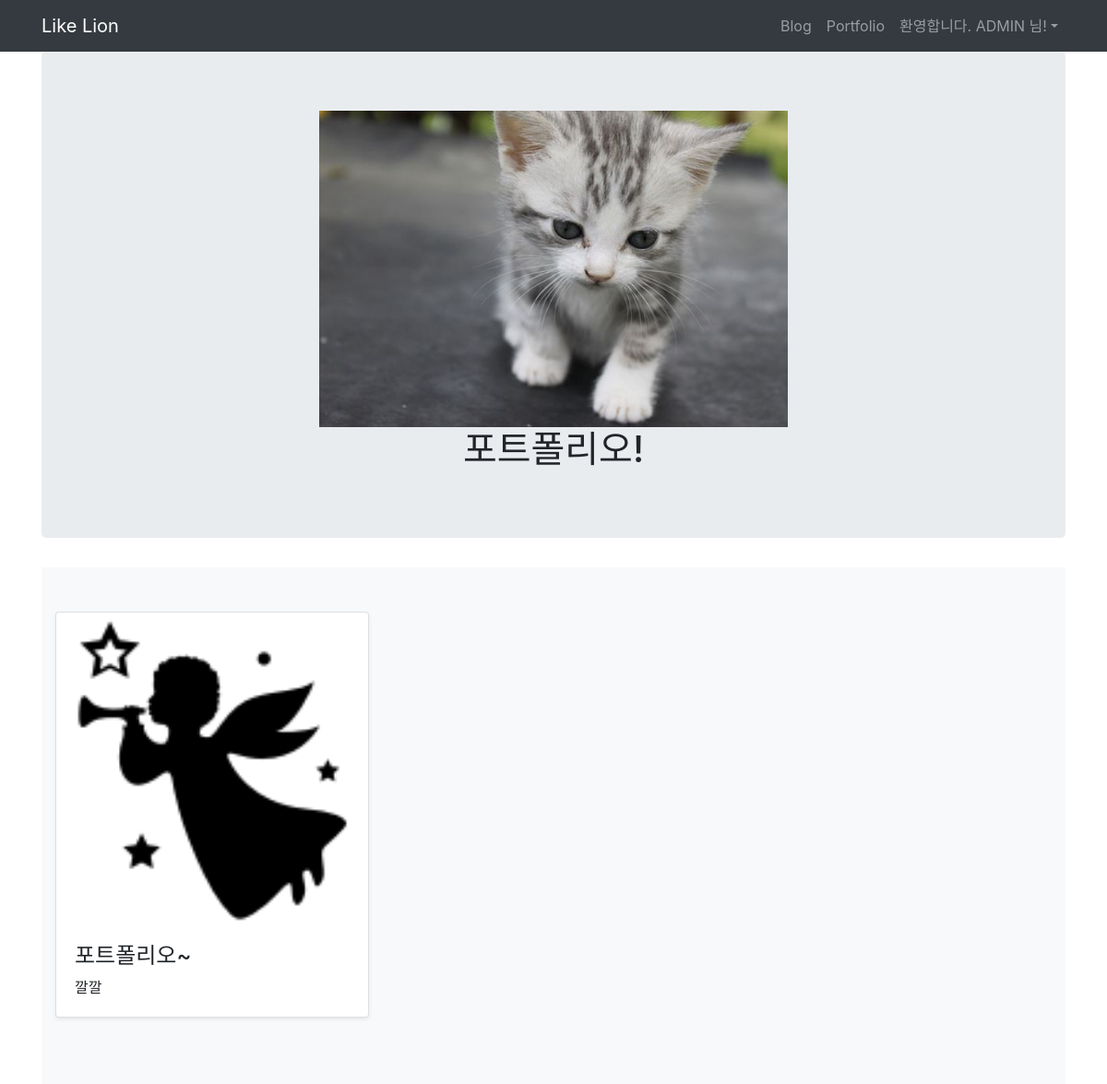
The page /portfolio/ (signed in) on the database its author committed.
### portfolio/models.py (models this page shows, shortened)
class Portfolio(models.Model):
    title = models.CharField(max_length=255)
    image = models.ImageField(upload_to='images/')
    description = models.CharField(max_length=500)

### portfolio/views.py (the view)
# urls.py: path('', views.portfolio, name='portfolio'),
def portfolio(request):
    portfolios = Portfolio.objects
    return render(request, 'portfolio/portfolio.html', {'portfolios': portfolios})

### portfolio/templates/portfolio/portfolio.html
{% extends 'base.html' %}
{% block content %}
{% load staticfiles %}
<main role="main">
    <section class="jumbotron text-center">
        <div class="container">
            <img src="{% static 'cat.jpg' %}" style="width: 50%; height: 50%;" alt="">
            <h1 class="jumbotron-heading">포트폴리오!</h1>
        </div>
    </section>
    <div class="album py-5 bg-light">
        <div class="container">
            <div class="row">
            {% for portfolio in portfolios.all %}
              <div class="col-md-4">
                <div class="card mb-4 shadow-sm">
                  <img class="card-img-top" src="{{ portfolio.image.url }}" alt=" Card image cap">
                  <div class="card-body">
                    <h4>{{ portfolio.title }}</h4>
                    <p class="card-text">{{ portfolio.description }}</p>
                  </div>
                </div>
              </div>
          {% endfor %}
          </div>
        </div>
      </div>
</main>
{% endblock %}

### secondproject/templates/base.html (shortened to what this page needs)
{% load staticfiles %}
<!DOCTYPE html>
<html lang="en">
<head>
    <link rel="stylesheet" href="https://stackpath.bootstrapcdn.com/bootstrap/4.1.3/css/bootstrap.min.css"
>
</head>
<body>
    <nav class="navbar navbar-expand-lg navbar-dark bg-dark">
        <div class="container">
            <a class="navbar-brand" href="{% url 'blog' %}">Like Lion</a>
            <div class="collapse navbar-collapse" id="navbarNavAltMarkup">
                <ul class="navbar-nav ml-auto">
                    <li class="nav-item">
                        <a class="nav-item nav-link" href="{% url 'blog' %}">Blog</span></a>
                    </li>
                    <li class="nav-item">
                        <a class="nav-item nav-link" href="{% url 'portfolio' %}">Portfolio</a>
                    </li>
                    {% if user.is_authenticated %}
                    <li class="nav-item dropdown">
                        <a class="nav-link dropdown-toggle" id="navbarDropdown" role="button" data-toggle="dropdown"
                            aria-haspopup="true" aria-expanded="false">환영합니다. {{ user.username }} 님!</a>
                    </li>
                    {% endif %}
                </ul>
            </div>
        </div>
    </nav>
    <div class="container">
        {% block content %}
        {% endblock %}
    </div>
</body>
</html>

### rows shown on the page
Portfolio: image (picture), title "포트폴리오~", description "깔깔"

### other values the page prints
{{ user.username }} "ADMIN"
